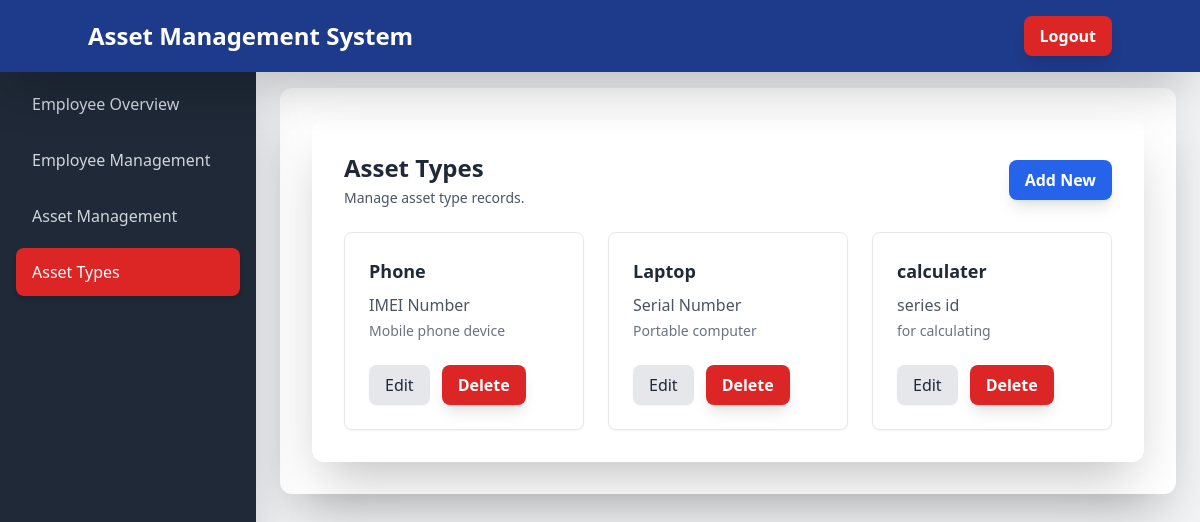
Screenshot of /asset-types/ (signed in) with the database file from the repository.
### assets/models.py (models this page shows, shortened)
class AssetType(models.Model):
    name = models.CharField(max_length=255)
    identification_type_label = models.CharField(max_length=255)
    object_description = models.CharField(max_length=255)
    is_active = models.BooleanField(default=True)

### assets/views.py (the view)
# urls.py: path('asset-types/', views.AssetTypeListView.as_view(), name='assettype_list'),
class AssetTypeListView(LoginRequiredMixin, UserPassesTestMixin, ListView):
    model = AssetType
    template_name = 'assets/assettype_list.html'
    context_object_name = 'asset_types'
    def test_func(self):
        return self.request.user.is_staff
    def get_queryset(self):
        return AssetType.objects.filter(is_active=True)

### assets/templates/assets/assettype_list.html (shortened to what this page needs)
{% extends 'assets/base.html' %}
{% block content %}
<div class="bg-white rounded-xl shadow-2xl p-8">
    <div class="flex justify-between items-center mb-6">
        <div>
            <h3 class="text-2xl font-bold text-gray-800">Asset Types</h3>
            <p class="mt-1 text-sm text-gray-600">Manage asset type records.</p>
        </div>
        <a href="{% url 'assettype_create' %}" class="bg-blue-600 hover:bg-blue-700 text-white font-semibold rounded-lg shadow-lg px-4 py-2 transition duration-200 transform hover:scale-[1.01] active:scale-[0.98]">Add New</a>
    </div>
    <div class="grid grid-cols-1 md:grid-cols-2 lg:grid-cols-3 gap-6">
        {% for asset_type in asset_types %}
            <div class="border border-gray-200 rounded-lg p-6 shadow-sm hover:shadow-lg transition duration-200">
                <h3 class="text-lg font-semibold text-gray-800">{{ asset_type.name }}</h3>
                <p class="text-gray-600 mt-2">{{ asset_type.identification_type_label }}</p>
                <p class="text-sm text-gray-500 mt-1">{{ asset_type.object_description }}</p>
                <div class="mt-6 flex space-x-3">
                    <a href="{% url 'assettype_update' asset_type.pk %}" class="bg-gray-200 hover:bg-gray-300 text-gray-800 font-medium rounded-lg shadow-sm px-4 py-2 transition duration-200">Edit</a>
                    <form method="post" action="{% url 'assettype_soft_delete' asset_type.pk %}" style="display:inline;" onsubmit="return confirm('Are you sure you want to soft delete this asset type?')">
                        <button type="submit" class="bg-red-600 hover:bg-red-700 text-white font-semibold rounded-lg shadow-lg px-4 py-2 transition duration-200">Delete</button>
                    </form>
                </div>
            </div>
        {% endfor %}
    </div>
</div>
{% endblock %}

### rows the page displays
AssetType: name "Phone", identification_type_label "IMEI Number", object_description "Mobile phone device"
AssetType: name "Laptop", identification_type_label "Serial Number", object_description "Portable computer"
AssetType: name "calculater", identification_type_label "series id", object_description "for calculating"
